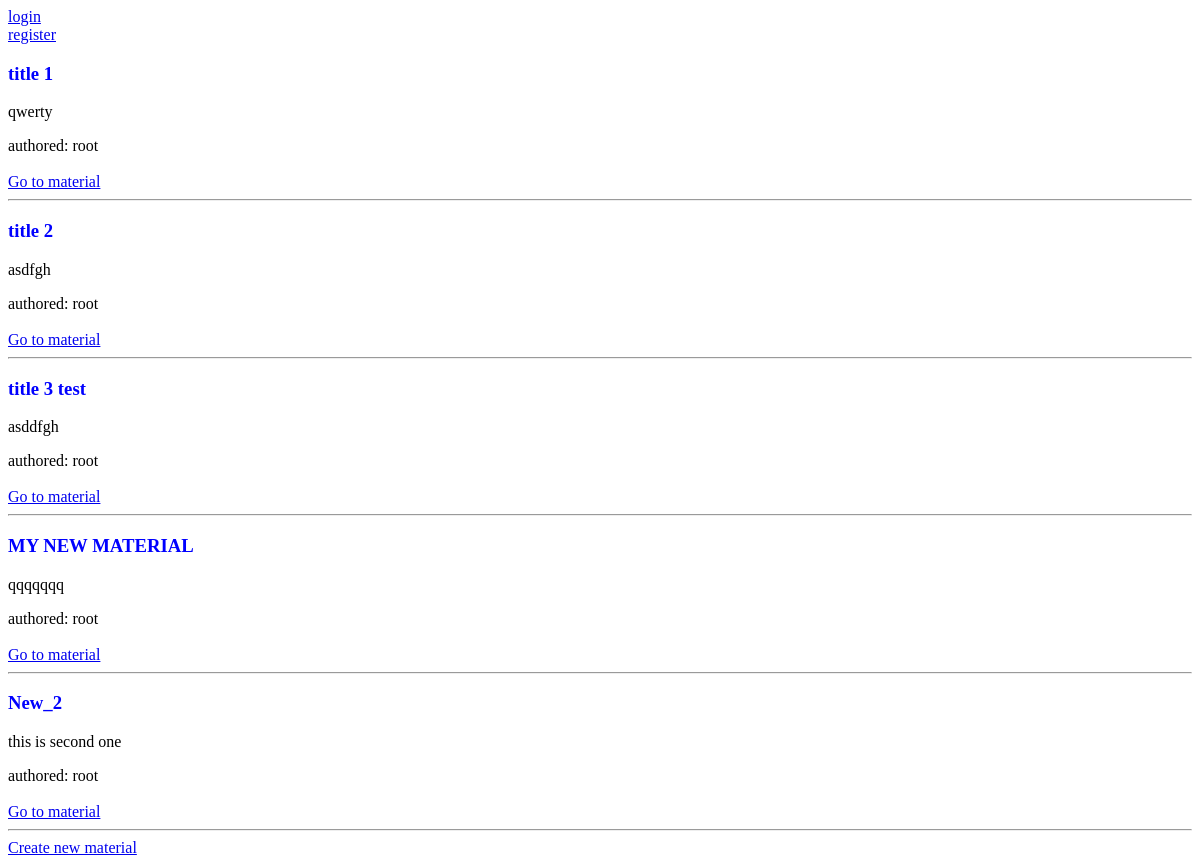
Before: / with the older database file.
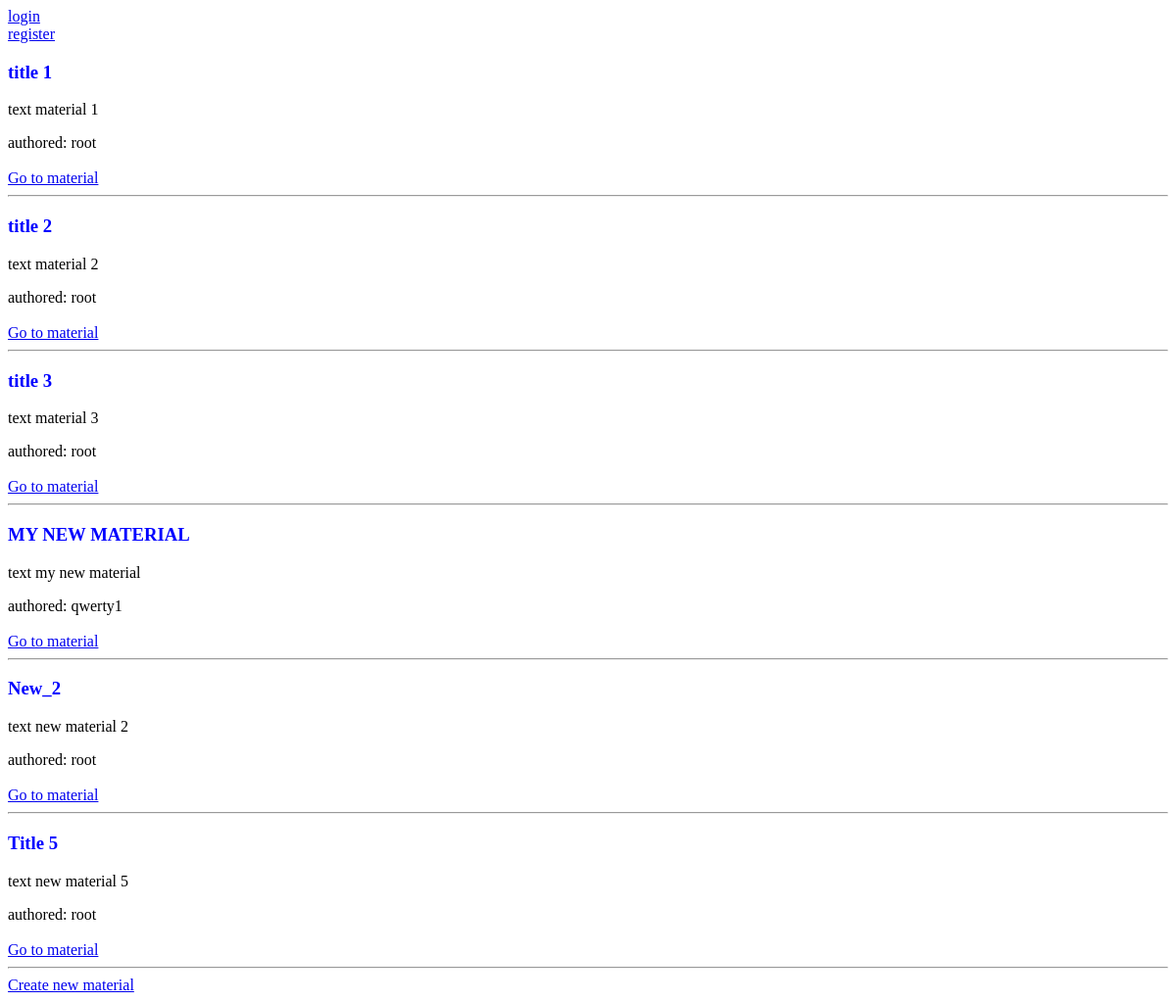
After: the same page with the newer database file.
### lesson/models.py (models this page shows, shortened)
class Material(models.Model):
    title = models.CharField(max_length=255)
    slug = models.SlugField(max_length=255, unique_for_date='publish')
    body = models.TextField()
    publish = models.DateTimeField(default=timezone.now)
    updated = models.DateTimeField(auto_now=True)
    created = models.DateTimeField(auto_now_add=True)
    author = models.ForeignKey(User, on_delete=models.CASCADE,
                               related_name='user_materials')
    MATERIAL_TYPE = [
        ('theory', 'Theoretical Materials'),
        ('practice', 'Practical Materials'),
    ]
    material_tape = models.CharField(max_length=255,
                                     choices=MATERIAL_TYPE,
                                     default='theory')
    def get_absolute_url(self):
        return reverse('lesson:detailed_material',
                        args=[self.publish.year,
                              self.publish.month,
                              self.publish.day,
                              self.slug])

### lesson/views.py (the view)
# urls.py: path('', views.all_materials, name='all_materials'),
def all_materials(request):
    materials = models.Material.objects.all()
    return render(request, "materials/all_materials.html",
                  {'materials': materials})

### lesson/templates/materials/all_materials.html (shortened to what this page needs)
{% extends 'base.html' %}
{% block body %}
    {% for material in materials %}
        <h3>{{ material.title }} </h3>
        <p>{{ material.body|truncatewords:5 }}</p>
        authored: {{ material.author }}<br><br>
        <a href="{{ material.get_absolute_url }}"> Go to material </a>
        <hr>
    {% endfor %}
    <a href="{% url "lesson:create_material" %}"> Create new material </a>
{% endblock %}

### lesson/templates/base.html (shortened to what this page needs)
{% load static %}
<!DOCTYPE html>
<html lang="en">
<head>
    <link href="{% static "style.css" %}" rel="stylesheet">
</head>
<body>
{% if request.user.is_authenticated %}
        <a href="{% url "lesson:logout" %}">logout </a>
        <a href="{% url "lesson:profile" %}">profile </a>
{% else %}
        <a href="{% url "lesson:login" %}">login </a><br>
        <a href="{% url "lesson:register" %}">register </a><br>
{% endif %}
{% block body %}{% endblock %}
</body>
</html>

### lesson/static/style.css (style rules this page uses)
h3 { color: blue }

Changed rows visible on the page:
changed Material "title 1": body "qwerty" → "text material 1"
changed Material "title 2": body "asdfgh" → "text material 2"
changed Material: title "title 3 test" → "title 3"; body "asddfgh" → "text material 3"
changed Material "MY NEW MATERIAL": body "qqqqqqq" → "text my new material"; author "root" → "qwerty1"
changed Material "New_2": body "this is second one" → "text new material 2"
added Material: title "Title 5", body "text new material 5", author "root"
